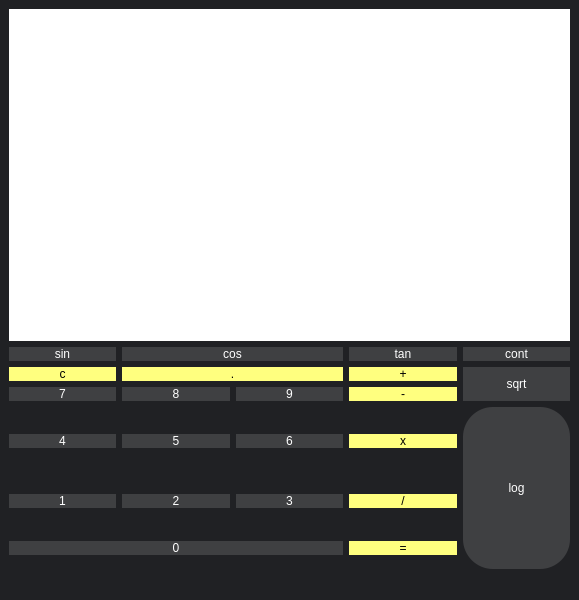
<?xml version="1.0" encoding="UTF-8"?>
<ui version="4.0">
 <class>calcuator</class>
 <widget class="QMainWindow" name="calcuator">
  <property name="geometry">
   <rect>
    <x>0</x>
    <y>0</y>
    <width>579</width>
    <height>600</height>
   </rect>
  </property>
  <property name="minimumSize">
   <size>
    <width>579</width>
    <height>600</height>
   </size>
  </property>
  <property name="windowTitle">
   <string>calcuator</string>
  </property>
  <property name="windowIcon">
   <iconset>
    <normaloff>icon/icon.png</normaloff>icon/icon.png</iconset>
  </property>
  <property name="styleSheet">
   <string notr="true">background-color: rgb(32, 33, 36);</string>
  </property>
  <widget class="QWidget" name="calcuator_2">
   <layout class="QGridLayout" name="gridLayout_2">
    <item row="1" column="0">
     <layout class="QGridLayout" name="gridLayout">
      <item row="4" column="2">
       <widget class="QPushButton" name="btn_9">
        <property name="styleSheet">
         <string notr="true">QPushButton{
 font: 600 28pt &quot;Yu Gothic UI Semibold&quot;;
background-color: rgb(63, 64, 66);
color: rgb(255, 255, 255);
 border-radius:30px;
}
QPushButton:hover{
 color:rgb(255,255,255);
 background-color:rgb(238,238,238);
}

</string>
        </property>
        <property name="text">
         <string>9</string>
        </property>
       </widget>
      </item>
      <item row="3" column="3">
       <widget class="QPushButton" name="btn_sum">
        <property name="styleSheet">
         <string notr="true">QPushButton{
 font: 600 28pt &quot;Yu Gothic UI Semibold&quot;;
	background-color: rgb(255, 255, 127);
 border-radius:30px;
 color: rgb(0, 0, 0);
}
QPushButton:hover{
 color: rgb(0, 0, 0);
 background-color:rgb(238,238,238);
}

</string>
        </property>
        <property name="text">
         <string>+</string>
        </property>
       </widget>
      </item>
      <item row="4" column="3">
       <widget class="QPushButton" name="btn_sub">
        <property name="styleSheet">
         <string notr="true">QPushButton{
 font: 600 28pt &quot;Yu Gothic UI Semibold&quot;;
	background-color: rgb(255, 255, 127);
 border-radius:30px;
 color: rgb(0, 0, 0);
}
QPushButton:hover{
 color: rgb(0, 0, 0);
 background-color:rgb(238,238,238);
}

</string>
        </property>
        <property name="text">
         <string>-</string>
        </property>
       </widget>
      </item>
      <item row="5" column="3">
       <widget class="QPushButton" name="btn_mul">
        <property name="styleSheet">
         <string notr="true">QPushButton{
 font: 600 28pt &quot;Yu Gothic UI Semibold&quot;;
	background-color: rgb(255, 255, 127);
 border-radius:30px;
 color: rgb(0, 0, 0);
}
QPushButton:hover{
 color: rgb(0, 0, 0);
 background-color:rgb(238,238,238);
}

</string>
        </property>
        <property name="text">
         <string>x</string>
        </property>
       </widget>
      </item>
      <item row="6" column="2">
       <widget class="QPushButton" name="btn_3">
        <property name="styleSheet">
         <string notr="true">QPushButton{
 font: 600 28pt &quot;Yu Gothic UI Semibold&quot;;
background-color: rgb(63, 64, 66);
color: rgb(255, 255, 255);
 border-radius:30px;
}
QPushButton:hover{
 color:rgb(255,255,255);
 background-color:rgb(238,238,238);
}

</string>
        </property>
        <property name="text">
         <string>3</string>
        </property>
       </widget>
      </item>
      <item row="4" column="1">
       <widget class="QPushButton" name="btn_8">
        <property name="styleSheet">
         <string notr="true">QPushButton{
 font: 600 28pt &quot;Yu Gothic UI Semibold&quot;;
background-color: rgb(63, 64, 66);
color: rgb(255, 255, 255);
 border-radius:30px;
}
QPushButton:hover{
 color:rgb(255,255,255);
 background-color:rgb(238,238,238);
}

</string>
        </property>
        <property name="text">
         <string>8</string>
        </property>
       </widget>
      </item>
      <item row="2" column="1" colspan="2">
       <widget class="QPushButton" name="btn_cos">
        <property name="styleSheet">
         <string notr="true">QPushButton{
 font: 600 28pt &quot;Yu Gothic UI Semibold&quot;;
background-color: rgb(63, 64, 66);
color: rgb(255, 255, 255);
 border-radius:30px;
}
QPushButton:hover{
 color:rgb(255,255,255);
 background-color:rgb(238,238,238);
}

</string>
        </property>
        <property name="text">
         <string>cos</string>
        </property>
       </widget>
      </item>
      <item row="7" column="3">
       <widget class="QPushButton" name="btn_equal">
        <property name="styleSheet">
         <string notr="true">QPushButton{
 font: 600 28pt &quot;Yu Gothic UI Semibold&quot;;
	background-color: rgb(255, 255, 127);
 border-radius:30px;
 color: rgb(0, 0, 0);
}
QPushButton:hover{
 color: rgb(0, 0, 0);
 background-color:rgb(238,238,238);
}

</string>
        </property>
        <property name="text">
         <string>=</string>
        </property>
       </widget>
      </item>
      <item row="3" column="4" rowspan="2">
       <widget class="QPushButton" name="btn_sqrt">
        <property name="sizePolicy">
         <sizepolicy hsizetype="Preferred" vsizetype="Ignored">
          <horstretch>0</horstretch>
          <verstretch>0</verstretch>
         </sizepolicy>
        </property>
        <property name="styleSheet">
         <string notr="true">QPushButton{
 font: 600 28pt &quot;Yu Gothic UI Semibold&quot;;
background-color: rgb(63, 64, 66);
color: rgb(255, 255, 255);
 border-radius:30px;
}
QPushButton:hover{
 color:rgb(255,255,255);
 background-color:rgb(238,238,238);
}

</string>
        </property>
        <property name="text">
         <string>sqrt</string>
        </property>
       </widget>
      </item>
      <item row="3" column="0">
       <widget class="QPushButton" name="btn_c">
        <property name="styleSheet">
         <string notr="true">QPushButton{
 font: 600 28pt &quot;Yu Gothic UI Semibold&quot;;
	background-color: rgb(255, 255, 127);
 border-radius:30px;
 color: rgb(0, 0, 0);
}
QPushButton:hover{
 color: rgb(0, 0, 0);
 background-color:rgb(238,238,238);
}

</string>
        </property>
        <property name="text">
         <string>c</string>
        </property>
       </widget>
      </item>
      <item row="5" column="1">
       <widget class="QPushButton" name="btn_5">
        <property name="styleSheet">
         <string notr="true">QPushButton{
 font: 600 28pt &quot;Yu Gothic UI Semibold&quot;;
background-color: rgb(63, 64, 66);
color: rgb(255, 255, 255);
 border-radius:30px;
}
QPushButton:hover{
 color:rgb(255,255,255);
 background-color:rgb(238,238,238);
}

</string>
        </property>
        <property name="text">
         <string>5</string>
        </property>
       </widget>
      </item>
      <item row="5" column="0">
       <widget class="QPushButton" name="btn_4">
        <property name="styleSheet">
         <string notr="true">QPushButton{
 font: 600 28pt &quot;Yu Gothic UI Semibold&quot;;
background-color: rgb(63, 64, 66);
color: rgb(255, 255, 255);
 border-radius:30px;
}
QPushButton:hover{
 color:rgb(255,255,255);
 background-color:rgb(238,238,238);
}

</string>
        </property>
        <property name="text">
         <string>4</string>
        </property>
       </widget>
      </item>
      <item row="7" column="0" colspan="3">
       <widget class="QPushButton" name="btn_0">
        <property name="styleSheet">
         <string notr="true">QPushButton{
 font: 600 28pt &quot;Yu Gothic UI Semibold&quot;;
background-color: rgb(63, 64, 66);
color: rgb(255, 255, 255);
 border-radius:30px;
}
QPushButton:hover{
 color:rgb(255,255,255);
 background-color:rgb(238,238,238);
}

</string>
        </property>
        <property name="text">
         <string>0</string>
        </property>
       </widget>
      </item>
      <item row="2" column="4">
       <widget class="QPushButton" name="btn_cot">
        <property name="styleSheet">
         <string notr="true">QPushButton{
 font: 600 28pt &quot;Yu Gothic UI Semibold&quot;;
background-color: rgb(63, 64, 66);
color: rgb(255, 255, 255);
 border-radius:30px;
}
QPushButton:hover{
 color:rgb(255,255,255);
 background-color:rgb(238,238,238);
}

</string>
        </property>
        <property name="text">
         <string>cont</string>
        </property>
       </widget>
      </item>
      <item row="6" column="0">
       <widget class="QPushButton" name="btn_1">
        <property name="styleSheet">
         <string notr="true">QPushButton{
 font: 600 28pt &quot;Yu Gothic UI Semibold&quot;;
background-color: rgb(63, 64, 66);
color: rgb(255, 255, 255);
 border-radius:30px;
}
QPushButton:hover{
 color:rgb(255,255,255);
 background-color:rgb(238,238,238);
}


</string>
        </property>
        <property name="text">
         <string>1</string>
        </property>
       </widget>
      </item>
      <item row="5" column="2">
       <widget class="QPushButton" name="btn_6">
        <property name="styleSheet">
         <string notr="true">QPushButton{
 font: 600 28pt &quot;Yu Gothic UI Semibold&quot;;
background-color: rgb(63, 64, 66);
color: rgb(255, 255, 255);
 border-radius:30px;
}
QPushButton:hover{
 color:rgb(255,255,255);
 background-color:rgb(238,238,238);
}

</string>
        </property>
        <property name="text">
         <string>6</string>
        </property>
       </widget>
      </item>
      <item row="4" column="0">
       <widget class="QPushButton" name="btn_7">
        <property name="styleSheet">
         <string notr="true">QPushButton{
 font: 600 28pt &quot;Yu Gothic UI Semibold&quot;;
background-color: rgb(63, 64, 66);
color: rgb(255, 255, 255);
 border-radius:30px;
}
QPushButton:hover{
 color:rgb(255,255,255);
 background-color:rgb(238,238,238);
}

</string>
        </property>
        <property name="text">
         <string>7</string>
        </property>
       </widget>
      </item>
      <item row="2" column="0">
       <widget class="QPushButton" name="btn_sin">
        <property name="styleSheet">
         <string notr="true">QPushButton{
 font: 600 28pt &quot;Yu Gothic UI Semibold&quot;;
background-color: rgb(63, 64, 66);
color: rgb(255, 255, 255);
 border-radius:30px;
}
QPushButton:hover{
 color:rgb(255,255,255);
 background-color:rgb(238,238,238);
}

</string>
        </property>
        <property name="text">
         <string>sin</string>
        </property>
       </widget>
      </item>
      <item row="6" column="3">
       <widget class="QPushButton" name="btn_div">
        <property name="styleSheet">
         <string notr="true">QPushButton{
 font: 600 28pt &quot;Yu Gothic UI Semibold&quot;;
	background-color: rgb(255, 255, 127);
 border-radius:30px;
 color: rgb(0, 0, 0);
}
QPushButton:hover{
 color: rgb(0, 0, 0);
 background-color:rgb(238,238,238);
}

</string>
        </property>
        <property name="text">
         <string>/</string>
        </property>
       </widget>
      </item>
      <item row="3" column="1" colspan="2">
       <widget class="QPushButton" name="btn_dot">
        <property name="styleSheet">
         <string notr="true">QPushButton{
 font: 600 28pt &quot;Yu Gothic UI Semibold&quot;;
	background-color: rgb(255, 255, 127);
 border-radius:30px;
 color: rgb(0, 0, 0);
}
QPushButton:hover{
 color: rgb(0, 0, 0);
 background-color:rgb(238,238,238);
}

</string>
        </property>
        <property name="text">
         <string>.</string>
        </property>
       </widget>
      </item>
      <item row="2" column="3">
       <widget class="QPushButton" name="btn_tan">
        <property name="styleSheet">
         <string notr="true">QPushButton{
 font: 600 28pt &quot;Yu Gothic UI Semibold&quot;;
background-color: rgb(63, 64, 66);
color: rgb(255, 255, 255);
 border-radius:30px;
}
QPushButton:hover{
 color:rgb(255,255,255);
 background-color:rgb(238,238,238);
}


</string>
        </property>
        <property name="text">
         <string>tan</string>
        </property>
       </widget>
      </item>
      <item row="6" column="1">
       <widget class="QPushButton" name="btn_2">
        <property name="styleSheet">
         <string notr="true">QPushButton{
 font: 600 28pt &quot;Yu Gothic UI Semibold&quot;;
background-color: rgb(63, 64, 66);
color: rgb(255, 255, 255);
 border-radius:30px;
}
QPushButton:hover{
 color:rgb(255,255,255);
 background-color:rgb(238,238,238);
}

</string>
        </property>
        <property name="text">
         <string>2</string>
        </property>
       </widget>
      </item>
      <item row="5" column="4" rowspan="3">
       <widget class="QPushButton" name="btn_log">
        <property name="sizePolicy">
         <sizepolicy hsizetype="Preferred" vsizetype="Ignored">
          <horstretch>0</horstretch>
          <verstretch>10</verstretch>
         </sizepolicy>
        </property>
        <property name="minimumSize">
         <size>
          <width>0</width>
          <height>162</height>
         </size>
        </property>
        <property name="styleSheet">
         <string notr="true">QPushButton{
 font: 600 28pt &quot;Yu Gothic UI Semibold&quot;;
background-color: rgb(63, 64, 66);
color: rgb(255, 255, 255);
 border-radius:30px;
}
QPushButton:hover{
 color:rgb(255,255,255);
 background-color:rgb(238,238,238);
}

</string>
        </property>
        <property name="text">
         <string>log</string>
        </property>
       </widget>
      </item>
      <item row="1" column="0" colspan="5">
       <widget class="QLabel" name="lineEdit">
        <property name="styleSheet">
         <string notr="true">font: 600 20pt &quot;Yu Gothic UI Semibold&quot;;
background-color: rgb(255, 255, 255);</string>
        </property>
        <property name="text">
         <string/>
        </property>
       </widget>
      </item>
     </layout>
    </item>
   </layout>
  </widget>
  <widget class="QMenuBar" name="menubar">
   <property name="geometry">
    <rect>
     <x>0</x>
     <y>0</y>
     <width>579</width>
     <height>25</height>
    </rect>
   </property>
  </widget>
  <widget class="QStatusBar" name="statusbar"/>
 </widget>
 <resources/>
 <connections/>
</ui>
